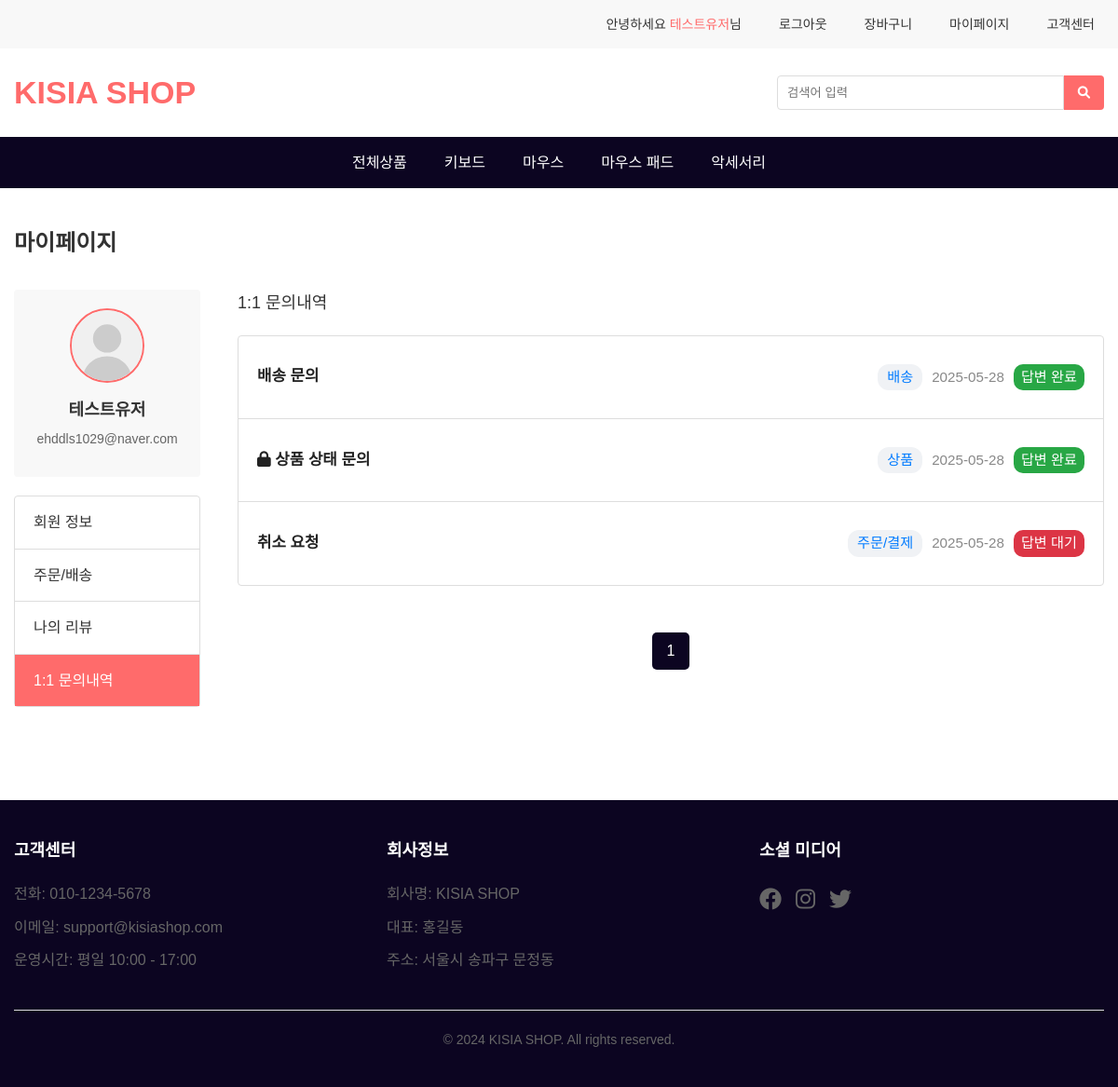
/mainmenu/mypage.php?tab=mypage_inquiry.php (signed in), run on the app's committed database.
### tables this page shows
CREATE TABLE IF NOT EXISTS inquiry (
    id INT PRIMARY KEY AUTO_INCREMENT,
    user_id INT,
    title VARCHAR(255),
    content TEXT,
    is_secret BOOLEAN,
    type VARCHAR(50) NOT NULL,
    created_at DATETIME DEFAULT CURRENT_TIMESTAMP,
    secret_password VARCHAR(255),
    inquiry_status VARCHAR(50) NOT NULL DEFAULT '답변 대기',
    answer TEXT,
    answer_at DATETIME,
    FOREIGN KEY (user_id) REFERENCES users(id) ON DELETE SET NULL
);

### mainmenu/queries/get_header_session.php (called while the page is built, shortened)
<?php
    $name = $_SESSION['name'] ?? '';
    $email = $_SESSION['email'] ?? '';
?>

### mainmenu/queries/get_mypage_inquiry.php (called while the page is built, shortened)
<?php
    require_once '/var/www/html/mainmenu/common/db.php';
    $userId = $_SESSION['id'];
    $page = isset($_GET['page']) ? (int)$_GET['page'] : 1;
    $items_per_page = 3;
    $offset = ($page - 1) * $items_per_page;
    $sql = "SELECT * FROM inquiry WHERE user_id = ? LIMIT ?, ?";
    $stmt = mysqli_prepare($conn, $sql);
    mysqli_stmt_bind_param($stmt, "iii", $userId, $offset, $items_per_page);
    mysqli_stmt_execute($stmt);
    $get_inquiry = mysqli_stmt_get_result($stmt);
    $inquiry = mysqli_fetch_all($get_inquiry, MYSQLI_ASSOC);
    $count_sql = "SELECT COUNT(*) as total FROM inquiry WHERE user_id = ?";
    $stmt_count = mysqli_prepare($conn, $count_sql);
    mysqli_stmt_bind_param($stmt_count, "i", $userId);
    mysqli_stmt_execute($stmt_count);
    $result_count = mysqli_stmt_get_result($stmt_count);
    $total_row = mysqli_fetch_assoc($result_count);
    $total_items = (int)$total_row['total'];
    $total_pages = ceil($total_items / $items_per_page);
?>

### mainmenu/mypage_inquiry.php (the view, shortened to what this page needs)
<?php require_once 'queries/get_mypage_inquiry.php'; ?>
        <div class="container">
            <div class="mypage-container">
                <h2 class="page-title">마이페이지</h2>
                <div class="mypage-content">
                    <div class="mypage-sidebar">
                        <div class="profile-section">
                            <div class="profile-image">
                                <img src="profile/default-profile.svg" alt="프로필 이미지">
                            </div>
                            <div class="profile-info">
                                <h3 class="profile-name"><?php echo htmlspecialchars($name); ?></h3>
                                <p class="profile-email"><?php echo htmlspecialchars($email); ?></p>
                            </div>
                        </div>
                        <ul class="mypage-menu">
                            <li><a href="mypage.php?tab=mypage_profile.php" data-section="profile-edit-section">회원 정보</a></li>
                            <li><a href="mypage.php?tab=mypage_order.php" data-section="order-section">주문/배송</a></li>
                            <li><a href="mypage.php?tab=mypage_review.php" data-section="review-section">나의 리뷰</a></li>
                            <li><a href="mypage.php?tab=mypage_inquiry.php" data-section="inquiry-section" class="active">1:1 문의내역</a></li>
                        </ul>
                    </div>
                    <div class="mypage-section" id="inquiry-section">
                        <h3>1:1 문의내역</h3>
                        <div class="inquiry-list">
                            <?php foreach($inquiry as $i) : ?>
                                <div class="inquiry-item">
                                    <div class="inquiry-header">
                                        <a href="inquiry_detail.php?id=<?php echo $i['id']; ?>">
                                            <h4>
                                                <?php if($i['is_secret']) echo '<i class="fas fa-lock"></i> '; ?>
                                                <?php echo htmlspecialchars($i['title']); ?>
                                            </h4>
                                        </a>
                                        <div class="inquiry-info-group">
                                            <span class="inquiry-type"><?php echo $i['type']; ?></span>
                                            <span class="inquiry-date"><?php echo date('Y-m-d', strtotime($i['created_at'])); ?></span>
                                            <?php if($i['inquiry_status'] == '답변 대기') : ?>
                                                <span class="inquiry-status">답변 대기</span>
                                            <?php elseif($i['inquiry_status'] == '답변 완료') : ?>
                                                <span class="inquiry-status_done">답변 완료</span>
                                            <?php endif; ?>
                                        </div>
                                    </div>
                                </div>
                            <?php endforeach; ?>
                        </div>
                        <div class="pagination" id="pagination">
                            <?php
                                for ($i = 1; $i <= $total_pages; $i++) {
                                    $active = $i == $page ? 'active' : '';
                                    echo "<a href='?page=$i' class='$active'>$i</a>";
                                }
                            ?>
                        </div>
                    </div>
                </div>
            </div>
        </div>

### mainmenu/css/style.css (style rules this page uses)
* { margin: 0; padding: 0; box-sizing: border-box; }
body { font-family: 'Noto Sans KR', sans-serif; line-height: 1.6; color: #333; }
.container { max-width: 1200px; margin: 0 auto; padding: 0 15px; }
a { text-decoration: none; color: inherit; }
ul { list-style: none; }

### mainmenu/css/mypage.css (style rules this page uses)
.mypage-container { padding: 40px 0; }
.page-title { margin-bottom: 30px; font-size: 24px; font-weight: 700; }
.mypage-content { display: flex; gap: 40px; }
.mypage-sidebar { width: 200px; flex-shrink: 0; }
.profile-section { background-color: #f8f8f8; border-radius: 4px; padding: 20px; margin-bottom: 20px; text-align: center; }
.profile-image { width: 80px; height: 80px; margin: 0 auto 15px; border-radius: 50%; overflow: hidden; border: 2px solid #ff6b6b; }
.profile-image img { width: 100%; height: 100%; object-fit: cover; }
.profile-info { margin-bottom: 10px; }
.profile-name { font-size: 18px; font-weight: 700; margin-bottom: 5px; color: #333; }
.profile-email { font-size: 14px; color: #666; }
.mypage-menu { list-style: none; padding: 0; margin: 0; border: 1px solid #ddd; border-radius: 4px; }
.mypage-menu li { border-bottom: 1px solid #ddd; }
.mypage-menu li:last-child { border-bottom: none; }
.mypage-menu a { display: block; padding: 15px 20px; color: #333; text-decoration: none; transition: all 0.3s ease; }
.mypage-menu a.active { background-color: #ff6b6b; color: white; }
.mypage-section { flex: 1; }
.mypage-section h3 { margin-bottom: 20px; font-size: 18px; font-weight: 500; }
.inquiry-list { border: 1px solid #ddd; border-radius: 4px; }
.inquiry-item { padding: 20px; border-bottom: 1px solid #ddd; }
.inquiry-item:last-child { border-bottom: none; }
.inquiry-header { display: flex; align-items: center; justify-content: space-between; gap: 16px; padding: 10px 0; }
.inquiry-header a { flex: 1; min-width: 0; text-decoration: none; }
.inquiry-header h4 { margin: 0; font-size: 1.05rem; color: #222; white-space: nowrap; overflow: hidden; text-overflow: ellipsis; }
.inquiry-info-group { display: flex; align-items: center; gap: 10px; }
.inquiry-type { background: #f0f2f5; color: #007bff; padding: 2px 10px; border-radius: 12px; font-size: 0.95rem; }
.inquiry-date { color: #888; font-size: 0.95rem; }
.inquiry-status_done { font-size: 0.95rem; color: #fff; background: #28a745; border-radius: 10px; padding: 2px 8px; }
.inquiry-status { font-size: 0.95rem; color: #fff; background: #dc3545; border-radius: 10px; padding: 2px 8px; }
.pagination { display: flex ; justify-content: center; align-items: center; gap: 10px; margin: 50px 0; }
.pagination a { display: inline-flex ; align-items: center; justify-content: center; width: 40px; height: 40px; border-radius: 5px; background-color: white; color: #333; text-decoration: none; transition: all 0.3s; }
.pagination a.active { background-color: #0c0521; color: white; }

### mainmenu/common/footer.php (style rules this page uses)
.container { max-width: 1200px; margin: 0 auto; padding: 0 15px; }

### data on the page
inquiry: title "배송 문의", type "배송", created_at "2025-05-28", inquiry_status "답변 완료"
inquiry: is_secret 1 (drawn), title "상품 상태 문의", type "상품", created_at "2025-05-28", inquiry_status "답변 완료"
inquiry: title "취소 요청", type "주문/결제", created_at "2025-05-28", inquiry_status "답변 대기"

### other printed values
$name "테스트유저"
$email "ehddls1029@naver.com"
